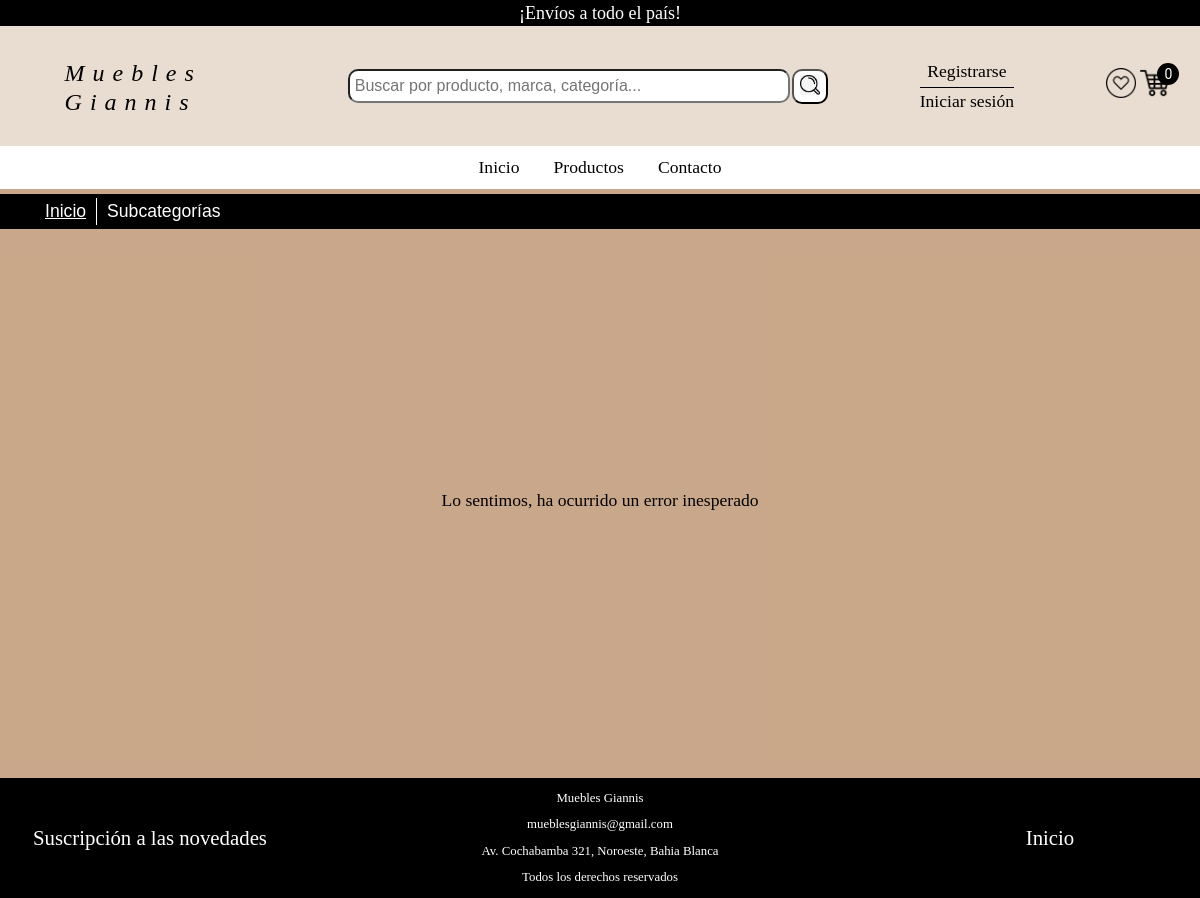
The app's page /vistas/subcategoria.php?categoria=2, older data.
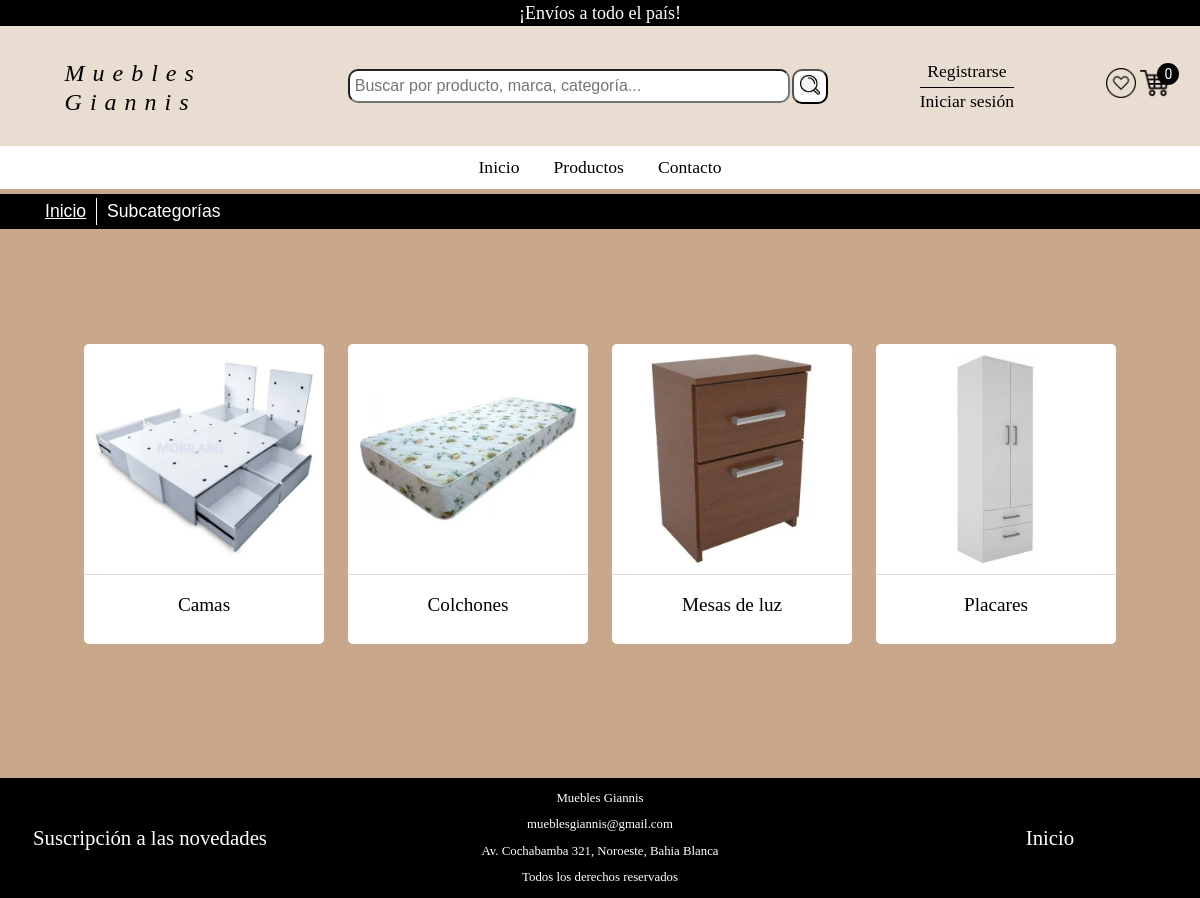
The same page, newer data.
### tables this page shows
CREATE TABLE `imagen_subcategorias` (
  `id` int(255) NOT NULL,
  `id_subcategoria` int(255) NOT NULL,
  `destination` varchar(255) NOT NULL
);

CREATE TABLE `subcategoria` (
  `id_subcategoria` int(100) NOT NULL,
  `nombre_subcategoria` varchar(100) NOT NULL,
  `id_categoria` int(100) NOT NULL,
  `activo` tinyint(4) NOT NULL DEFAULT 1
);

### controlador/config.php (called while the page is built, shortened)
<?php
    $user = (isset($_SESSION["user"]) && !empty($_SESSION["user"]))? trim($_SESSION["user"]):"";
?>

### controlador/funciones.php (the view, shortened to what this page needs)
<?php
    require_once "../inc/conn.php";
    require_once "config.php";
    function crear_barra() {
        global $user;
        global $perfil;
        $links="";
        if (isset($_GET["code"]) || isset($_SESSION["user_first_name"])){
            $links = "
                <a href='informacionPersonal.php' title='Perfil'> <span>"
                    . $_SESSION["user_first_name"] . $_SESSION["user_last_name"] .
                " </span> &nbsp;</a>
                <a href='../controlador/logout.php' id='cerrar' title='Cerrar sesión de usuario'> X </a>
            ";
        }
        else if ($user=="") {
            $links = "
                <a href='login.php?reg=true' title='Crear una cuenta de usuario' id='btn-registrar'> Registrarse</a>
                <a href='login.php' title='Iniciar sesión' id='iniciar-sesion'> Iniciar sesión</a>
            ";
        } else if($perfil=="E"){
            $links = "
                <span title='Nombre de usuario' id='span'> {$_SESSION['nombre']}  </span>
                <a href='../controlador/cerrarSesion.php'  id='cerrar' title='Cerrar sesión de usuario'> X </a>
            ";
        } else if($perfil=="U"){
            $links = "
                <a href='informacionPersonal.php' title='Perfil'> <span> {$_SESSION['user']} </span> &nbsp;</a>
                <a href='../controlador/cerrarSesion.php' id='cerrar' title='Cerrar sesión de usuario'> X </a>
            ";
        }
        $barra_superior ="
            <div id='perfil-usuario'>
                $links
            </div>
        ";
        return $barra_superior;
    }
    function crear_imagenes ($consulta){
		$i=0;
		echo "
            <form action='listadoXLS.php' method='post' id='form-filtrado' class='form-prod' name='form-filtrado'>
			    <h2 class='titulo-catalogo'> Muebles Giannis - Catálogo </h2>";
            if (!$consulta){
                echo "<p>Lo sentimos, ha ocurrido un error inesperado </p>";
            }
            else if (isset($_GET["categoria"])){
                foreach ($consulta as $row) {
                    $path = $row["destination"];
                    $i++;
                    echo "<div class='producto'>
                            <img src='../$path' class='img-cat' id='$i' alt='Imagen subcategoría".ucfirst($row['nombre_subcategoria'])."' title='".ucfirst($row['nombre_subcategoria'])."'>
                            <h2 class='titulo-subcat'>". ucfirst($row["nombre_subcategoria"])." </h2>
                        </div>
                    ";
                };
            }
        echo "
            </form>
        ";
	}
    function obtener_imagenes_subcategorias($categoria){
        global $db;
        if ($categoria !== ""){
            $sql = "SELECT destination, nombre_subcategoria
                    FROM imagen_subcategorias as s
                    INNER JOIN subcategoria as sub ON s.id_subcategoria = sub.id_subcategoria
                    INNER JOIN categoria as c ON sub.id_categoria = c.id_categoria
                    WHERE c.id_categoria = :categoria AND sub.activo = 1
            ";
            $stmt = $db->prepare($sql);
            $stmt->bindParam(':categoria', $categoria, PDO::PARAM_INT);
            $stmt->execute();
            $rs = $stmt->fetchAll();
            return $rs;
        }
        return false;
    }
?>

Row changes from the older to the newer data that the page shows:
added imagen_subcategorias: destination (picture), id_subcategoria.nombre_subcategoria "Camas"
added imagen_subcategorias: destination (picture), id_subcategoria.nombre_subcategoria "Colchones"
added imagen_subcategorias: destination (picture), id_subcategoria.nombre_subcategoria "Mesas de luz"
added imagen_subcategorias: destination (picture), id_subcategoria.nombre_subcategoria "Placares"
Text that changed along with them:
text no longer shown: "Lo sentimos, ha ocurrido un error inesperado"
